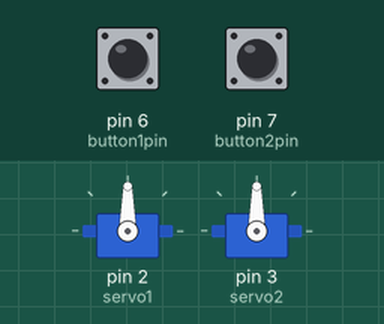
Bench run of a sketch on a simulated Arduino Uno, built with avr-gcc and run on an emulated ATmega328P. Shown: 2 × servo. Inputs (shaded band) come from the test bench; at power-on: pin 6 (button1pin) LOW, pin 7 (button2pin) LOW.

Above: at 1.2 s.
1.3 s: pin 6 (button1pin) pulled HIGH for 0.15 s
At 2.0 s:
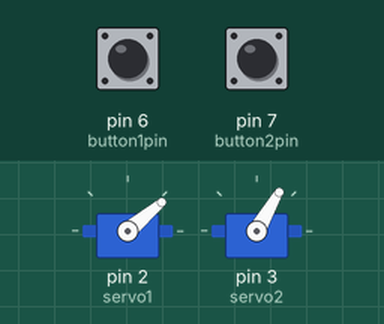
2.9 s: pin 7 (button2pin) pulled HIGH for 0.15 s
At 3.2 s:
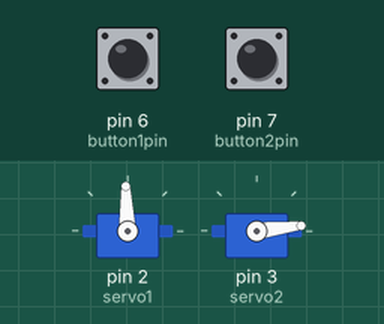
4.5 s: pin 6 (button1pin) pulled HIGH for 1 s
At 5.6 s:
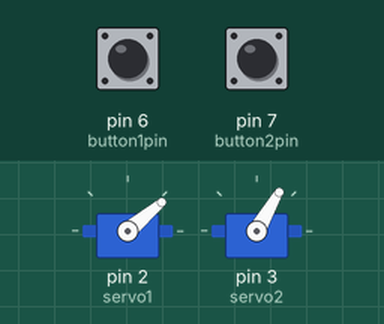
7.0 s: pin 7 (button2pin) pulled HIGH for 1 s
At 7.5 s:
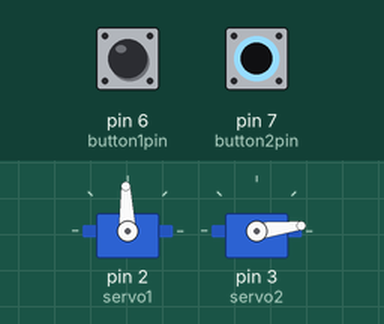
Timing chart, 0 to 10.0 s (numbered marks = the images above; inputs shaded):
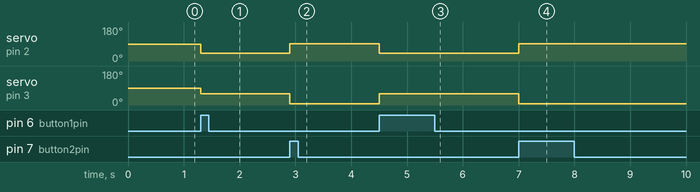

Measured:
- after the input at 1.3 s, servo on pin 2 (servo1): 90° → 40° at once; servo on pin 3 (servo2): 90° → 60° at once
- after the input at 2.9 s, servo on pin 2 (servo1): 40° → 92° at once; servo on pin 3 (servo2): 60° → 7° at once
- after the input at 4.5 s, servo on pin 2 (servo1): 92° → 40° at once; servo on pin 3 (servo2): 7° → 60° at once
- after the input at 7.0 s, servo on pin 2 (servo1): 40° → 92° at once; servo on pin 3 (servo2): 60° → 7° at once

The sketch:

forward___backward.ino
```cpp
#include <Servo.h>

Servo servo1;
Servo servo2;

const float pi = 3.14159;
const float L1 = 6; // the length of the first arm in cm
const float L2 = 4; // the length of the second arm in cm
float x; // the first coordinate
float y; // the second coordinate
float q1; // the angle of the first motor in radian
float Q1; // the angle of the first motor in degree
float q2; // the angle of the second motor in radian
float Q2; // the angle of the second motor in degree
float q ; // the sum of q1+q2 in radian ( in inverse kinematic it's known )
float Q ; // the sum of Q1+Q2 in degree ( in inverse kinematic it's known )
const int button1pin = 6;
const int button2pin = 7;
int button1state = LOW; // first button is for forward kinematics
int button2state = LOW; // second button is for backward kinematics
float x1 ; // // to calculate x to the power of 2
float y1 ; // // to calculate y to the power of 2
float L1p ; // to calculate L1 to the power of 2
float L2p ; // to calculate L2 to the power of 2


void setup() {

servo1.attach(2);
servo2.attach(3);
pinMode (button1pin ,INPUT);
pinMode (button2pin ,INPUT);
Serial.begin(9600);

}

void loop() {


button1state = digitalRead(button1pin);
button2state = digitalRead(button2pin);

if (button1state == HIGH) // if button 1 is pressed , assume forward kinematics , the known variables are : Q1,Q2
{
  Q1 = 40; // assume first angle 40 degree
  Q2 = 60; // assume second anagle 60 degree , Q1 , Q2 values are assumptions now, later they will be inputted by the user
  Q = Q1 + Q2 ; // Q = 100
  q1 = Q1*pi/ 180 ;// to convert q1 to radian , q1 = 0.698
  q2 = Q2*pi/ 180 ;// to convert q2 to radian , q2 = 1.047
  q = Q*pi/180 ; // Q = 100 degree , q = 1.745
  x = L1*cos(q1) + L2*cos(q); // the expected value of x , x= 3.9
  y = L1*sin(q1) + L2*sin(q);  // the expected value of y , y=7.798
  servo1.write(Q1);
  servo2.write(Q2);

}

if (button2state == HIGH) // if button 2 pressed assume inverse kinematics , the known variables are : X,Y,Q
{
  x = 5;
  y = 5; // assumed values of x and y for the desired end effector position , later these values will be inputted by the user
  Q = 100; // assume Q which is the sum of Q1+Q2
  q = Q*pi/180 ;
  x1 = pow(x,2); //X^2
  y1 = pow(y,2); //y^2
  L1p = pow(L1,2); // L1^2
  L2p = pow(L2,2); //L2^2
  q1 = acos((x1+y1-(L1p+L2p))/(2*L1*L2)); // q1 in radian = 1.61
  q2 = q - q1 ; // q2 in radian = 0.135
  Q1 = q1*180/pi ; // Q1 in degree = 92.24
  Q2 = q2*180/pi; // Q2 in degree = 7.734
  servo1.write(Q1);
  servo2.write(Q2); // the two servos will move with an angle of Q1,Q2 so the end effector will reach x,y

}
}
```
